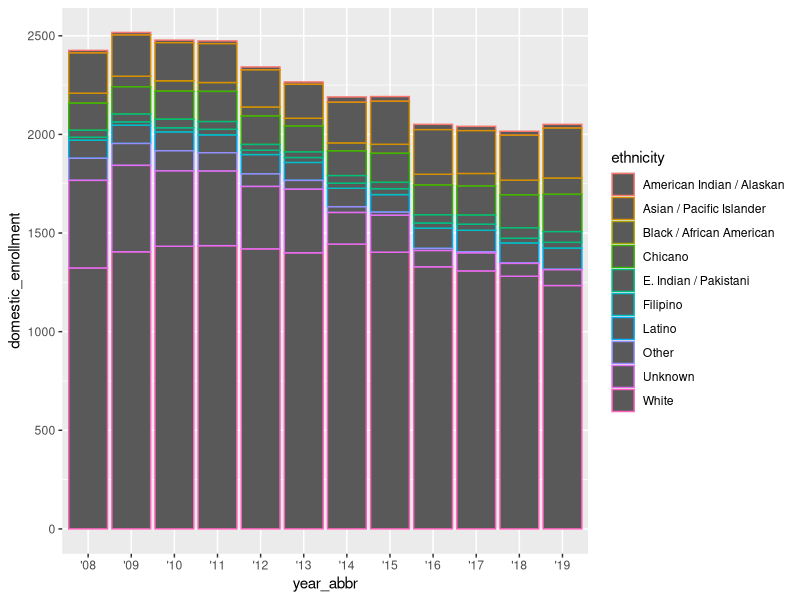

Write the R code that produced this figure.
## ---- chunk 1
knitr::opts_chunk$set(echo = TRUE)

# attach packages
library(tidyverse)
library(here)

## ---- chunk 2
ucsb_grad <- read_csv(here("data", "ucsb_grad_data.csv"))
## ---- chunk 3
ggplot(data = ucsb_grad, aes(x = year_abbr, y = domestic_enrollment, color = ethnicity)) +
  geom_col() +
  scale_fill_gradient()
